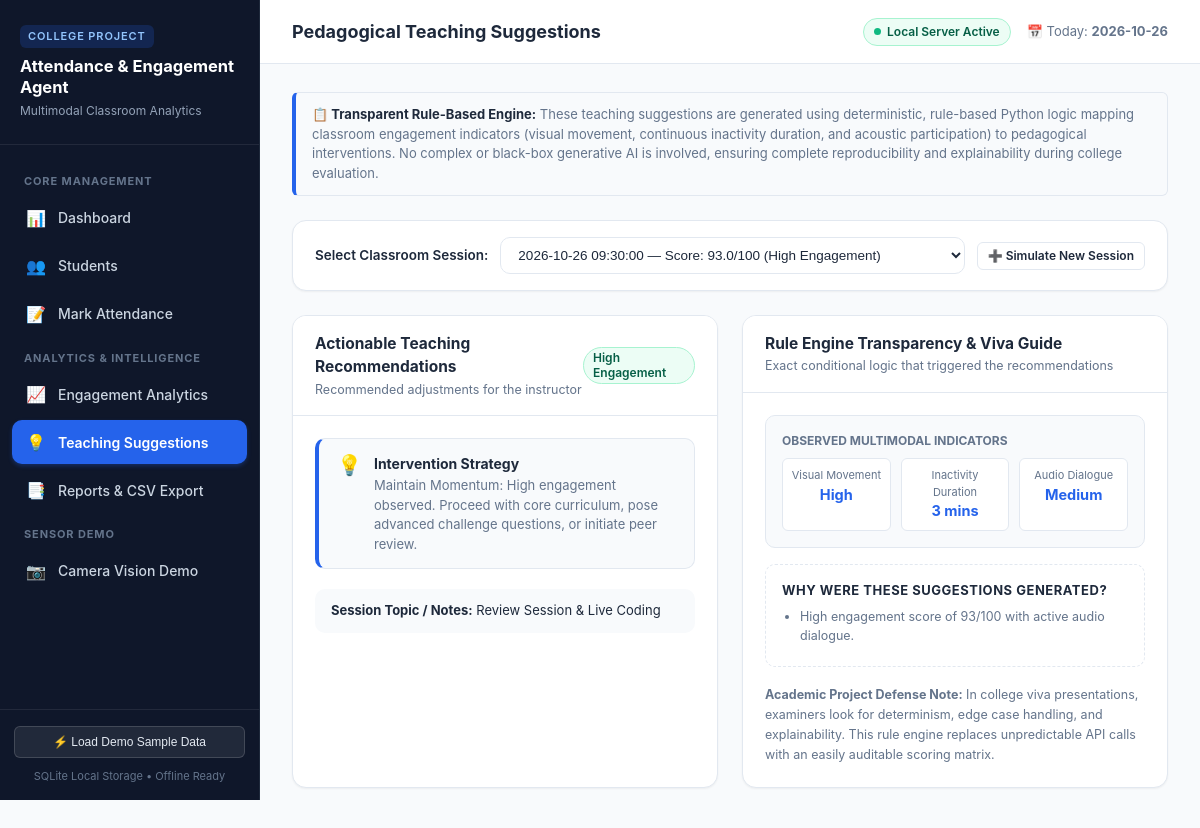
Page /teaching-suggestions on the committed database.
### tables this page shows
CREATE TABLE engagement (
            id INTEGER PRIMARY KEY AUTOINCREMENT,
            session_date TEXT NOT NULL,
            activity_level TEXT NOT NULL CHECK(activity_level IN ('Low', 'Medium', 'High')),
            inactivity_minutes INTEGER NOT NULL,
            audio_activity TEXT NOT NULL CHECK(audio_activity IN ('Low', 'Medium', 'High')),
            engagement_score REAL NOT NULL,
            category TEXT NOT NULL,
            suggestions TEXT NOT NULL,
            session_notes TEXT DEFAULT ''
        );

### app.py (the view)
@app.route('/teaching-suggestions')
def teaching_suggestions():
    session_id = request.args.get('session_id')
    recent_sessions = database.get_recent_engagement_sessions(limit=15)
    selected_session = None
    if session_id:
        for s in recent_sessions:
            if str(s['id']) == str(session_id):
                selected_session = s
                break
    if not selected_session and recent_sessions:
        selected_session = recent_sessions[0]
    breakdown_data = None
    if selected_session:
        breakdown_data = database.calculate_engagement_and_suggestions(
            selected_session['activity_level'],
            selected_session['inactivity_minutes'],
            selected_session['audio_activity']
        )
    return render_template(
        'teaching_suggestions.html',
        active_page='teaching_suggestions',
        selected_session=selected_session,
        recent_sessions=recent_sessions,
        breakdown_data=breakdown_data
    )

### app.py (called while the page is built)
@app.context_processor
def inject_global_data():
    today_str = date.today().strftime('%Y-%m-%d')
    return {
        'today_str': today_str,
        'current_year': datetime.now().year,
        'opencv_available': OPENCV_AVAILABLE
    }

### database.py (called while the page is built)
def get_db_connection():
    conn = sqlite3.connect(DB_NAME)
    conn.row_factory = sqlite3.Row
    conn.execute("PRAGMA foreign_keys = ON")
    return conn

def get_recent_engagement_sessions(limit=10):
    conn = get_db_connection()
    cursor = conn.cursor()
    cursor.execute("""
        SELECT * FROM engagement
        ORDER BY session_date DESC, id DESC
        LIMIT ?
    """, (limit,))
    rows = cursor.fetchall()
    conn.close()
    sessions = []
    for r in rows:
        item = dict(r)
        try:
            item["suggestions_list"] = json.loads(item["suggestions"])
        except Exception:
            item["suggestions_list"] = [item["suggestions"]]
        sessions.append(item)
    return sessions

### templates/teaching_suggestions.html (shortened to what this page needs)
{% extends "base.html" %}
{% block page_title %}Pedagogical Teaching Suggestions{% endblock %}
{% block content %}
<div class="notice-box">
    <strong>📋 Transparent Rule-Based Engine:</strong>
    These teaching suggestions are generated using deterministic, rule-based Python logic mapping classroom engagement indicators (visual movement, continuous inactivity duration, and acoustic participation) to pedagogical interventions. No complex or black-box generative AI is involved, ensuring complete reproducibility and explainability during college evaluation.
</div>
<div class="card" style="margin-bottom: 24px;">
    <div class="card-body" style="padding: 16px 22px; display: flex; align-items: center; justify-content: space-between; flex-wrap: wrap; gap: 12px;">
        <span style="font-weight: 600; font-size: 13.5px;">Select Classroom Session:</span>
        <form method="GET" action="{{ url_for('teaching_suggestions') }}" style="display: flex; gap: 10px; align-items: center; flex: 1; max-width: 480px;">
            <select name="session_id" class="form-control" onchange="this.form.submit();">
                {% for s in recent_sessions %}
                    <option value="{{ s.id }}" {% if selected_session and selected_session.id == s.id %}selected{% endif %}>
                        {{ s.session_date }} &mdash; Score: {{ s.engagement_score }}/100 ({{ s.category }})
                    </option>
                {% endfor %}
            </select>
        </form>
        <a href="{{ url_for('engagement') }}" class="btn btn-outline btn-sm">➕ Simulate New Session</a>
    </div>
</div>
{% if selected_session %}
    <div class="grid-2">
        <div class="card">
            <div class="card-header">
                <div>
                    <h3 class="card-title">Actionable Teaching Recommendations</h3>
                    <p class="card-subtitle">Recommended adjustments for the instructor</p>
                </div>
                <span class="badge {% if selected_session.engagement_score >= 75 %}badge-high{% elif selected_session.engagement_score >= 50 %}badge-warning{% else %}badge-low{% endif %}">
                    {{ selected_session.category }}
                </span>
            </div>
            <div class="card-body">
                <ul class="suggestions-list">
                    {% for sug in selected_session.suggestions_list %}
                        <li class="suggestion-item">
                            <span class="suggestion-icon">💡</span>
                            <div class="suggestion-content">
                                <strong>Intervention Strategy</strong>
                                <p>{{ sug }}</p>
                            </div>
                        </li>
                    {% endfor %}
                </ul>
                {% if selected_session.session_notes %}
                    <div style="margin-top: 20px; padding: 12px 16px; background: #f8fafc; border-radius: var(--radius-md); font-size: 13px;">
                        <strong>Session Topic / Notes:</strong> {{ selected_session.session_notes }}
                    </div>
                {% endif %}
            </div>
        </div>
        <div class="card">
            <div class="card-header">
                <div>
                    <h3 class="card-title">Rule Engine Transparency & Viva Guide</h3>
                    <p class="card-subtitle">Exact conditional logic that triggered the recommendations</p>
                </div>
            </div>
            <div class="card-body">
                <div style="background: #f8fafc; border: 1px solid var(--border-color); border-radius: var(--radius-md); padding: 16px; margin-bottom: 16px;">
                    <div style="font-size: 12px; font-weight: 700; text-transform: uppercase; color: var(--text-muted); margin-bottom: 8px;">
                        Observed Multimodal Indicators
                    </div>
                    <div style="display: grid; grid-template-columns: repeat(3, 1fr); gap: 10px; text-align: center;">
                        <div style="background: #fff; padding: 8px; border-radius: var(--radius-sm); border: 1px solid var(--border-color);">
                            <div style="font-size: 11px; color: var(--text-muted);">Visual Movement</div>
                            <strong style="color: var(--primary);">{{ selected_session.activity_level }}</strong>
                        </div>
                        <div style="background: #fff; padding: 8px; border-radius: var(--radius-sm); border: 1px solid var(--border-color);">
                            <div style="font-size: 11px; color: var(--text-muted);">Inactivity Duration</div>
                            <strong style="color: var(--primary);">{{ selected_session.inactivity_minutes }} mins</strong>
                        </div>
                        <div style="background: #fff; padding: 8px; border-radius: var(--radius-sm); border: 1px solid var(--border-color);">
                            <div style="font-size: 11px; color: var(--text-muted);">Audio Dialogue</div>
                            <strong style="color: var(--primary);">{{ selected_session.audio_activity }}</strong>
                        </div>
                    </div>
                </div>
                <div class="rule-breakdown">
                    <h4>Why were these suggestions generated?</h4>
                    {% if breakdown_data and breakdown_data.rule_reasons %}
                        <ul>
                            {% for reason in breakdown_data.rule_reasons %}
                                <li>{{ reason }}</li>
                            {% endfor %}
                        </ul>
                    {% else %}
                        <ul>
                            <li>Computed based on combined score threshold of {{ selected_session.engagement_score }}/100.</li>
                        </ul>
                    {% endif %}
                </div>
                <div style="margin-top: 18px; font-size: 12.5px; color: var(--text-muted); line-height: 1.6;">
                    <strong>Academic Project Defense Note:</strong> In college viva presentations, examiners look for determinism, edge case handling, and explainability. This rule engine replaces unpredictable API calls with an easily auditable scoring matrix.
                </div>
            </div>
        </div>
    </div>
{% endif %}
{% endblock %}

### static/css/style.css (style rules this page uses)
:root { --bg-main: #f8fafc; --bg-card: #ffffff; --bg-sidebar: #0f172a; --bg-sidebar-hover: #1e293b; --bg-sidebar-active: #2563eb; --primary: #2563eb; --primary-hover: #1d4ed8; --primary-light: #eff6ff; --success: #10b981; --success-light: #ecfdf5; --success-border: #a7f3d0; --success-text: #065f46; --danger: #ef4444; --danger-light: #fef2f2; --danger-border: #fecaca; --danger-text: #991b1b; --warning: #f59e0b; --warning-light: #fffbeb; --warning-border: #fde68a; --warning-text: #92400e; --info: #0284c7; --info-light: #f0f9ff; --text-main: #1e293b; --text-muted: #64748b; --text-light: #94a3b8; --border-color: #e2e8f0; --border-card: #e2e8f0; --radius-sm: 6px; --radius-md: 10px; --radius-lg: 14px; --shadow-sm: 0 1px 2px 0 rgba(0, 0, 0, 0.05); --shadow-md: 0 4px 6px -1px rgba(0, 0, 0, 0.07), 0 2px 4px -1px rgba(0, 0, 0, 0.04); --shadow-lg: 0 10px 15px -3px rgba(0, 0, 0, 0.08), 0 4px 6px -2px rgba(0, 0, 0, 0.04); }
* { box-sizing: border-box; margin: 0; padding: 0; }
body { font-family: -apple-system, BlinkMacSystemFont, "Segoe UI", Roboto, "Helvetica Neue", Arial, sans-serif; background-color: var(--bg-main); color: var(--text-main); line-height: 1.5; font-size: 14.5px; display: flex; min-height: 100vh; }
.notice-box { background: #f8fafc; border: 1px solid var(--border-color); border-left: 4px solid var(--primary); border-radius: var(--radius-sm); padding: 12px 16px; margin-bottom: 24px; font-size: 13px; color: var(--text-muted); }
.notice-box strong { color: var(--text-main); }
.card { background: var(--bg-card); border: 1px solid var(--border-card); border-radius: var(--radius-lg); box-shadow: var(--shadow-sm); margin-bottom: 24px; overflow: hidden; }
.card-header { padding: 16px 22px; border-bottom: 1px solid var(--border-color); display: flex; align-items: center; justify-content: space-between; background: #ffffff; }
.card-title { font-size: 15.5px; font-weight: 700; color: var(--text-main); }
.card-subtitle { font-size: 12.5px; color: var(--text-muted); margin-top: 2px; }
.card-body { padding: 22px; }
.grid-2 { display: grid; grid-template-columns: 1fr 1fr; gap: 24px; }
.badge { display: inline-flex; align-items: center; padding: 3px 9px; border-radius: 999px; font-size: 12px; font-weight: 600; line-height: 1.2; }
.badge-high { background-color: #ecfdf5; color: #065f46; border: 1px solid #a7f3d0; }
.btn { display: inline-flex; align-items: center; justify-content: center; gap: 8px; padding: 8px 16px; border-radius: var(--radius-md); font-size: 13.5px; font-weight: 600; border: 1px solid transparent; cursor: pointer; text-decoration: none; transition: all 0.15s ease-in-out; }
.btn-sm { padding: 4px 10px; font-size: 12px; border-radius: var(--radius-sm); }
.btn-outline { background: transparent; border-color: var(--border-color); color: var(--text-main); }
.form-control { width: 100%; padding: 9px 13px; font-size: 13.5px; border: 1px solid var(--border-color); border-radius: var(--radius-md); background-color: #ffffff; color: var(--text-main); transition: border-color 0.15s ease, box-shadow 0.15s ease; }
.suggestions-list { list-style: none; display: flex; flex-direction: column; gap: 12px; }
.suggestion-item { background: #f8fafc; border: 1px solid var(--border-color); border-left: 4px solid var(--primary); border-radius: var(--radius-md); padding: 14px 18px; display: flex; align-items: flex-start; gap: 12px; }
.suggestion-icon { font-size: 20px; line-height: 1.2; }
.suggestion-content strong { display: block; font-size: 14px; color: var(--text-main); margin-bottom: 2px; }
.suggestion-content p { font-size: 13px; color: var(--text-muted); margin: 0; }
.rule-breakdown { background: #ffffff; border: 1px dashed var(--border-color); border-radius: var(--radius-md); padding: 16px; margin-top: 16px; }
.rule-breakdown h4 { font-size: 13px; font-weight: 700; color: var(--text-main); margin-bottom: 8px; text-transform: uppercase; letter-spacing: 0.04em; }
.rule-breakdown ul { padding-left: 18px; font-size: 12.5px; color: var(--text-muted); }
.rule-breakdown li { margin-bottom: 4px; }

### rows in the picture
engagement: category "High Engagement", session_notes "Review Session & Live Coding", activity_level "High", inactivity_minutes "3", audio_activity "Medium"

### other values in the picture
{{ sug }} "Maintain Momentum: High engagement observed. Proceed with core curriculum, pose advanced challenge questions, or initiate peer review."
{{ reason }} "High engagement score of 93/100 with active audio dialogue."
form field session_id "2026-10-26 09:30:00 — Score: 93.0/100 (High Engagement)"
